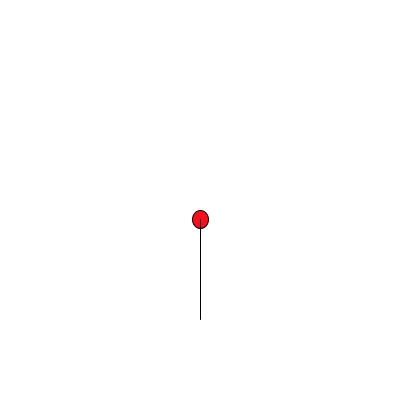
Frame 1 (no input)
Frame 60 (the mouse pressed at the canvas centre just before this capture): blank canvas, image omitted
Frame 120 (the mouse held since frame 60 and released just before this capture): blank canvas, image omitted

The Processing sketch that drew this single still picture (run headless with seeded random() and noise(); from frame 60 on, the mouse is pressed at the canvas centre):

// Processing sketch: ball_filled
// ── ball_filled.pde
helium ball;
PVector wind;
PVector gravity;
float xoff;

void setup(){
 size(400,400);
 xoff= 0;
 ball = new helium();
 
 gravity = new PVector(0,9.8);
 
}

void draw(){
 float n = noise(xoff);
 wind = new PVector(0.5,0);
 translate(width/2,height/2);
 background(255);
 
 ball.applyForce(wind);
 ball.applyForce(gravity);
 
 ball.checkEdges();
 
 ball.update();
 ball.display();
 xoff += 1;
}

// ── helium.pde
class helium {
 PVector location;
 PVector velocity;
 PVector acc;
 
 helium(){
  location = new PVector(0,0); 
  velocity = new PVector(0,0); 
  acc = new PVector(0,10); 
 }
 
 void update(){
  velocity.add(acc);
  location.add(velocity);
  acc.mult(0);
  acc.add(0,-10);
 }
 
 void checkEdges(){
  if ((location.x > width) || (location.x < 0)){
   velocity.x *= -1; 
  } else if ((location.y > height) || (location.y < 0)){
   velocity.y *= -1; 
  }
 }
 
 void applyForce(PVector F){
   acc.add(F);
 }
 
 void display(){
  stroke(0);
  fill(248,14,28);
  ellipse(location.x,location.y, 16,18);
  line(location.x,location.y, location.x, location.y + 100); 
 }
}
